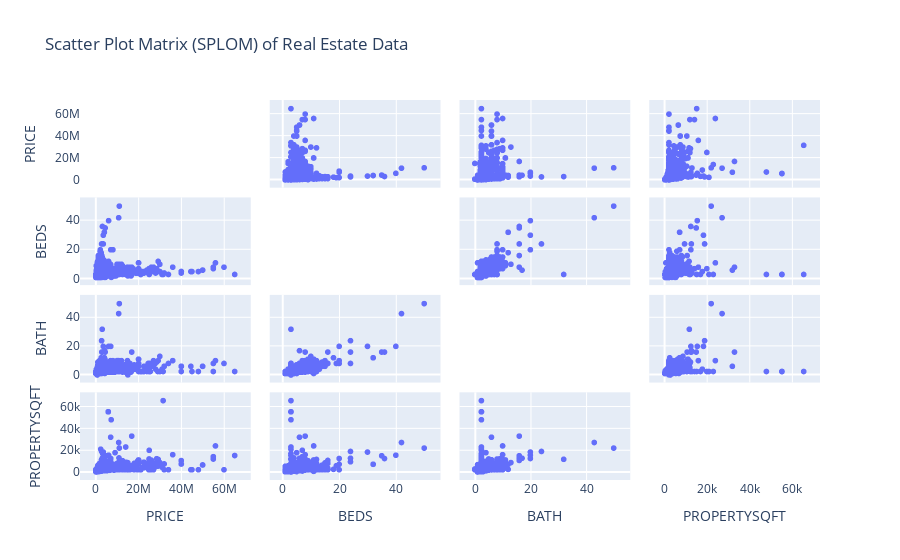

The notebook cell this image was saved under:
### Code cell
import plotly.express as px

# Create a SPLOM to visualize pairwise relationships between 'PRICE', 'BEDS', 'BATH', 'PROPERTYSQFT'
fig_splom = px.scatter_matrix(
    data,
    dimensions=['PRICE', 'BEDS', 'BATH', 'PROPERTYSQFT'],
    title='Scatter Plot Matrix (SPLOM) of Real Estate Data'
)

fig_splom.update_traces(diagonal_visible=False)  # Remove the histograms on the diagonal
fig_splom.show()

### Figure 1 — Plotly figure (JSON) as saved in the notebook; plotly's stock layout.template omitted (floating-point values rounded to 4 significant figures; data arrays with more than 128 entries replaced by an {"elided": "..."} marker saying what was removed)
{"data": [{"diagonal": {"visible": false}, "dimensions": [{"axis": {"matches": true}, "label": "PRICE", "values": {"elided": "6405 int values"}}, {"axis": {"matches": true}, "label": "BEDS", "values": {"elided": "6405 int values"}}, {"axis": {"matches": true}, "label": "BATH", "values": {"elided": "6405 float values"}}, {"axis": {"matches": true}, "label": "PROPERTYSQFT", "values": {"elided": "6405 float values"}}], "hovertemplate": "%{xaxis.title.text}=%{x}<br>%{yaxis.title.text}=%{y}<extra></extra>", "legendgroup": "", "marker": {"color": "#636efa", "symbol": "circle"}, "name": "", "showlegend": false, "type": "splom"}], "layout": {"dragmode": "select", "legend": {"tracegroupgap": 0}, "title": {"text": "Scatter Plot Matrix (SPLOM) of Real Estate Data"}}}
